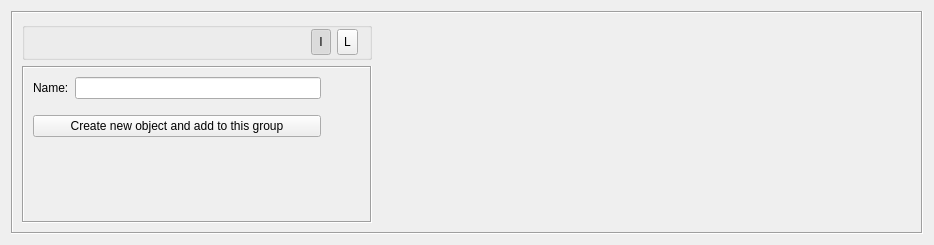
<?xml version="1.0" encoding="UTF-8"?>
<ui version="4.0">
 <class>TemplateGroupDialog_q</class>
 <widget class="QWidget" name="TemplateGroupDialog_q">
  <property name="enabled">
   <bool>true</bool>
  </property>
  <property name="geometry">
   <rect>
    <x>0</x>
    <y>0</y>
    <width>934</width>
    <height>245</height>
   </rect>
  </property>
  <property name="sizePolicy">
   <sizepolicy hsizetype="Minimum" vsizetype="Preferred">
    <horstretch>0</horstretch>
    <verstretch>0</verstretch>
   </sizepolicy>
  </property>
  <property name="windowTitle">
   <string>Group</string>
  </property>
  <layout class="QGridLayout" name="gridLayout">
   <item row="0" column="0">
    <widget class="QFrame" name="frame16">
     <property name="sizePolicy">
      <sizepolicy hsizetype="Expanding" vsizetype="Expanding">
       <horstretch>0</horstretch>
       <verstretch>0</verstretch>
      </sizepolicy>
     </property>
     <property name="frameShape">
      <enum>QFrame::Box</enum>
     </property>
     <property name="frameShadow">
      <enum>QFrame::Sunken</enum>
     </property>
     <layout class="QHBoxLayout" name="horizontalLayout">
      <item>
       <layout class="QVBoxLayout" name="verticalLayout">
        <item>
         <widget class="QGroupBox" name="buttonGroup2">
          <property name="styleSheet">
           <string notr="true">QGroupBox {
	margin: 0px;
	padding: 4px;
}</string>
          </property>
          <property name="flat">
           <bool>true</bool>
          </property>
          <layout class="QGridLayout">
           <property name="topMargin">
            <number>2</number>
           </property>
           <property name="bottomMargin">
            <number>0</number>
           </property>
           <item row="0" column="0">
            <spacer>
             <property name="orientation">
              <enum>Qt::Horizontal</enum>
             </property>
             <property name="sizeHint" stdset="0">
              <size>
               <width>31</width>
               <height>26</height>
              </size>
             </property>
            </spacer>
           </item>
           <item row="0" column="1">
            <widget class="QToolButton" name="iconViewBtn">
             <property name="sizePolicy">
              <sizepolicy hsizetype="Fixed" vsizetype="Preferred">
               <horstretch>0</horstretch>
               <verstretch>0</verstretch>
              </sizepolicy>
             </property>
             <property name="minimumSize">
              <size>
               <width>20</width>
               <height>0</height>
              </size>
             </property>
             <property name="text">
              <string>I</string>
             </property>
             <property name="checkable">
              <bool>true</bool>
             </property>
             <property name="checked">
              <bool>true</bool>
             </property>
             <property name="autoExclusive">
              <bool>true</bool>
             </property>
             <property name="autoRaise">
              <bool>false</bool>
             </property>
            </widget>
           </item>
           <item row="0" column="2">
            <widget class="QToolButton" name="listViewBtn">
             <property name="sizePolicy">
              <sizepolicy hsizetype="Fixed" vsizetype="Preferred">
               <horstretch>0</horstretch>
               <verstretch>0</verstretch>
              </sizepolicy>
             </property>
             <property name="minimumSize">
              <size>
               <width>20</width>
               <height>0</height>
              </size>
             </property>
             <property name="text">
              <string>L</string>
             </property>
             <property name="checkable">
              <bool>true</bool>
             </property>
             <property name="autoExclusive">
              <bool>true</bool>
             </property>
             <property name="autoRepeatInterval">
              <number>100</number>
             </property>
             <property name="autoRaise">
              <bool>false</bool>
             </property>
            </widget>
           </item>
          </layout>
         </widget>
        </item>
        <item>
         <widget class="QFrame" name="frame7">
          <property name="sizePolicy">
           <sizepolicy hsizetype="Fixed" vsizetype="Preferred">
            <horstretch>0</horstretch>
            <verstretch>0</verstretch>
           </sizepolicy>
          </property>
          <property name="minimumSize">
           <size>
            <width>350</width>
            <height>0</height>
           </size>
          </property>
          <property name="maximumSize">
           <size>
            <width>350</width>
            <height>16777215</height>
           </size>
          </property>
          <property name="frameShape">
           <enum>QFrame::Box</enum>
          </property>
          <property name="frameShadow">
           <enum>QFrame::Sunken</enum>
          </property>
          <layout class="QGridLayout" name="gridLayout_2">
           <item row="0" column="0">
            <widget class="QLabel" name="textLabel1">
             <property name="text">
              <string>Name:</string>
             </property>
             <property name="wordWrap">
              <bool>false</bool>
             </property>
            </widget>
           </item>
           <item row="0" column="1">
            <widget class="QLineEdit" name="obj_name">
             <property name="sizePolicy">
              <sizepolicy hsizetype="Preferred" vsizetype="Fixed">
               <horstretch>200</horstretch>
               <verstretch>0</verstretch>
              </sizepolicy>
             </property>
             <property name="minimumSize">
              <size>
               <width>0</width>
               <height>0</height>
              </size>
             </property>
             <property name="cursor">
              <cursorShape>ArrowCursor</cursorShape>
             </property>
            </widget>
           </item>
           <item row="1" column="1">
            <spacer>
             <property name="orientation">
              <enum>Qt::Vertical</enum>
             </property>
             <property name="sizeType">
              <enum>QSizePolicy::Fixed</enum>
             </property>
             <property name="sizeHint" stdset="0">
              <size>
               <width>20</width>
               <height>10</height>
              </size>
             </property>
            </spacer>
           </item>
           <item row="2" column="0" colspan="2">
            <widget class="QPushButton" name="newButton">
             <property name="toolTip">
              <string>New Object</string>
             </property>
             <property name="whatsThis">
              <string>Create New Object</string>
             </property>
             <property name="text">
              <string>Create new object and add to this group</string>
             </property>
             <property name="icon">
              <iconset resource="MainRes.qrc">
               <normaloff>:/Icons/newobject_25.png</normaloff>:/Icons/newobject_25.png</iconset>
             </property>
             <property name="flat">
              <bool>false</bool>
             </property>
            </widget>
           </item>
           <item row="2" column="2">
            <spacer name="horizontalSpacer">
             <property name="orientation">
              <enum>Qt::Horizontal</enum>
             </property>
             <property name="sizeHint" stdset="0">
              <size>
               <width>40</width>
               <height>20</height>
              </size>
             </property>
            </spacer>
           </item>
           <item row="3" column="1">
            <spacer name="verticalSpacer">
             <property name="orientation">
              <enum>Qt::Vertical</enum>
             </property>
             <property name="sizeHint" stdset="0">
              <size>
               <width>20</width>
               <height>18</height>
              </size>
             </property>
            </spacer>
           </item>
          </layout>
         </widget>
        </item>
       </layout>
      </item>
      <item>
       <widget class="QStackedWidget" name="objectViewsStack">
        <property name="sizePolicy">
         <sizepolicy hsizetype="Preferred" vsizetype="Expanding">
          <horstretch>250</horstretch>
          <verstretch>0</verstretch>
         </sizepolicy>
        </property>
        <property name="minimumSize">
         <size>
          <width>250</width>
          <height>100</height>
         </size>
        </property>
        <property name="acceptDrops">
         <bool>true</bool>
        </property>
        <widget class="QWidget" name="WStackPage"/>
       </widget>
      </item>
      <item>
       <widget class="CommentKeywords" name="commentKeywords" native="true">
        <property name="sizePolicy">
         <sizepolicy hsizetype="Expanding" vsizetype="Expanding">
          <horstretch>0</horstretch>
          <verstretch>0</verstretch>
         </sizepolicy>
        </property>
       </widget>
      </item>
     </layout>
    </widget>
   </item>
  </layout>
 </widget>
 <customwidgets>
  <customwidget>
   <class>CommentKeywords</class>
   <extends>QWidget</extends>
   <header>CommentKeywords.h</header>
   <container>1</container>
  </customwidget>
 </customwidgets>
 <tabstops>
  <tabstop>obj_name</tabstop>
 </tabstops>
 <includes>
  <include location="local">ObjectListView.h</include>
 </includes>
 <resources>
  <include location="MainRes.qrc"/>
 </resources>
 <connections>
  <connection>
   <sender>newButton</sender>
   <signal>clicked()</signal>
   <receiver>TemplateGroupDialog_q</receiver>
   <slot>newObject()</slot>
   <hints>
    <hint type="sourcelabel">
     <x>168</x>
     <y>161</y>
    </hint>
    <hint type="destinationlabel">
     <x>466</x>
     <y>122</y>
    </hint>
   </hints>
  </connection>
 </connections>
 <slots>
  <slot>newObject()</slot>
 </slots>
</ui>
